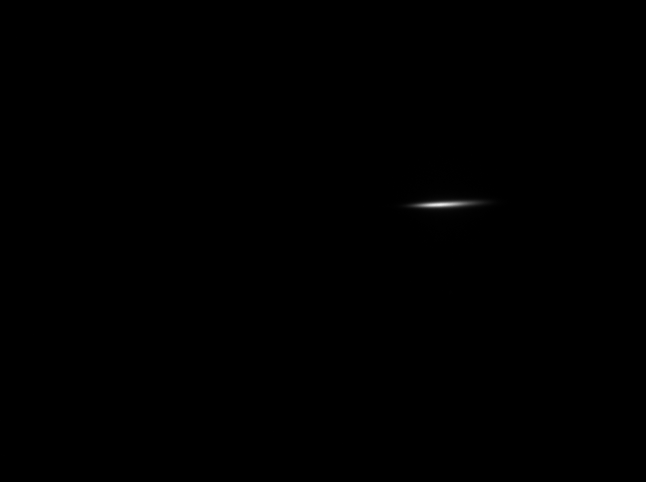
#> input picture Level 3/14 Scientific Libraries/Scipy/Fitting/gaussian.tif, 1292 x 964 px (shown at 1/2 size)
$ python 03_fit_gaussian_from_image.py
#> lines starting #> are read from the running program, lines starting #| are printed output that depends on the picture
### Level 3/14 Scientific Libraries/Scipy/Fitting/_03_fit_gaussian.py
import numpy as np
from scipy import optimize

def gaussian(height, center_x, center_y, width_x, width_y):
    """Returns a gaussian function with the given parameters"""
    width_x = float(width_x)
    width_y = float(width_y)
    return lambda x,y: height*np.exp(
                -(((center_x-x)/width_x)**2+((center_y-y)/width_y)**2)/2)

def moments(data):
    """Returns (height, x, y, width_x, width_y)
    the gaussian parameters of a 2D distribution by calculating its
    moments """
    total = data.sum()
    X, Y = np.indices(data.shape)
    x = (X*data).sum()/total
    y = (Y*data).sum()/total
    col = data[:, int(y)]
    width_x = np.sqrt(abs((np.arange(col.size)-y)**2*col).sum()/col.sum())
    row = data[int(x), :]
    width_y = np.sqrt(abs((np.arange(row.size)-x)**2*row).sum()/row.sum())
    height = data.max()
    return height, x, y, width_x, width_y

def fitgaussian(data):
    """Returns (height, x, y, width_x, width_y)
    the gaussian parameters of a 2D distribution found by a fit"""
    params = moments(data)
    errorfunction = lambda p: np.ravel(gaussian(*p)(*np.indices(data.shape)) -
                                 data)
    p, success = optimize.leastsq(errorfunction, params)
    return p

# [25 lines left out: function main, not called in this run]

# [2 lines that do not run on import are left out]

### Level 3/14 Scientific Libraries/Scipy/Fitting/03_fit_gaussian_from_image.py
from PIL import Image
import numpy, pylab
import _03_fit_gaussian as fg


def cropImage():
    # open the test data image - it needs cropping
    img = Image.open('gaussian.tif')
#> img is the input picture: PIL image 1292x964 L; min 0, max 241, mean 0.2
    print(img.size)
#| (1292, 964)
    box = 800, 350, 1000, 500
    img = img.crop(box)
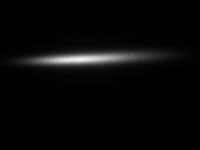
#> img: PIL image 200x150 L; min 0, max 241, mean 7.3
    img.show()
    return img

img = cropImage()

# read the cropped image directly into a numpy array
imarray = numpy.array(img)
print("Numpy array shape:", imarray.shape)
#| Numpy array shape: (150, 200)
print("Cropped image size", img.size)
#| Cropped image size (200, 150)

# Create the gaussian data
data = imarray
pylab.matshow(data, cmap='gist_rainbow')
params = fg.fitgaussian(data)
#> in moments, `total = data.sum()`: total = 219703
#> in moments, `x = (X*data).sum()/total`: x = 58.4
#> in moments, `y = (Y*data).sum()/total`: y = 89.35
#> in moments, `col = data[:, int(y)]`: col = 150 values, max 227 at index 59, min 0 at index 0, mean 15.59
#> in moments, `width_x = np.sqrt(abs((np.arange(col.size)-y)**2*col).sum()/col.sum())`: width_x = 31.89
#> in moments, `row = data[int(x), :]`: row = 200 values, max 238 at index 81, min 1 at index 198, mean 96.66
#> in moments, `width_y = np.sqrt(abs((np.arange(row.size)-x)**2*row).sum()/row.sum())`: width_y = 44.19
#> in moments, `height = data.max()`: height = 241
#> in fitgaussian, `params = moments(data)`: params = (241, 58.4, 89.35, 31.89, 44.19)
#> in gaussian, `width_x = float(width_x)`: width_x = 31.89
#> in gaussian, `width_y = float(width_y)`: width_y = 44.19
#> in fitgaussian, `p, success = optimize.leastsq(errorfunction, params)`: p = [226, 58.63, 83.88, 3.99, 34.45]; success = 1
#> params = [226, 58.63, 83.88, 3.99, 34.45]
fit = fg.gaussian(*params)
pylab.contour(fit(*pylab.indices(data.shape)), cmap='copper')
ax = pylab.gca()
(height, x, y, width_x, width_y) = params
#> height = 226; x = 58.63; y = 83.88; width_x = 3.99; width_y = 34.45

legend = """
x : {:.1f}
y : {:.1f}
width_x : {:.1f}
width_y : {:.1f}""".format(x, y, width_x, width_y)
pylab.text(x = 0.95,
           y = 0.05,
           s = legend,
           fontsize = 16,
           horizontalalignment = 'right',
           verticalalignment = 'bottom',
           transform = ax.transAxes)

pylab.show()
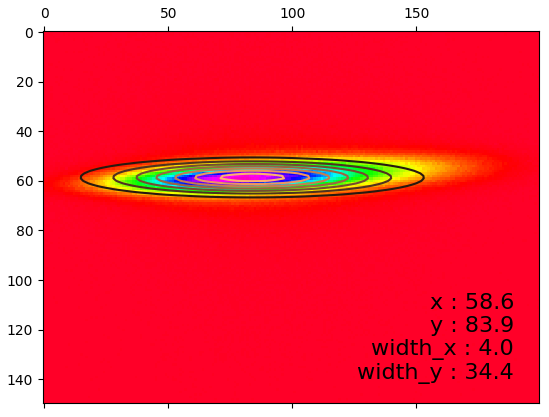
#> figure drawn by matplotlib, 1 panel
